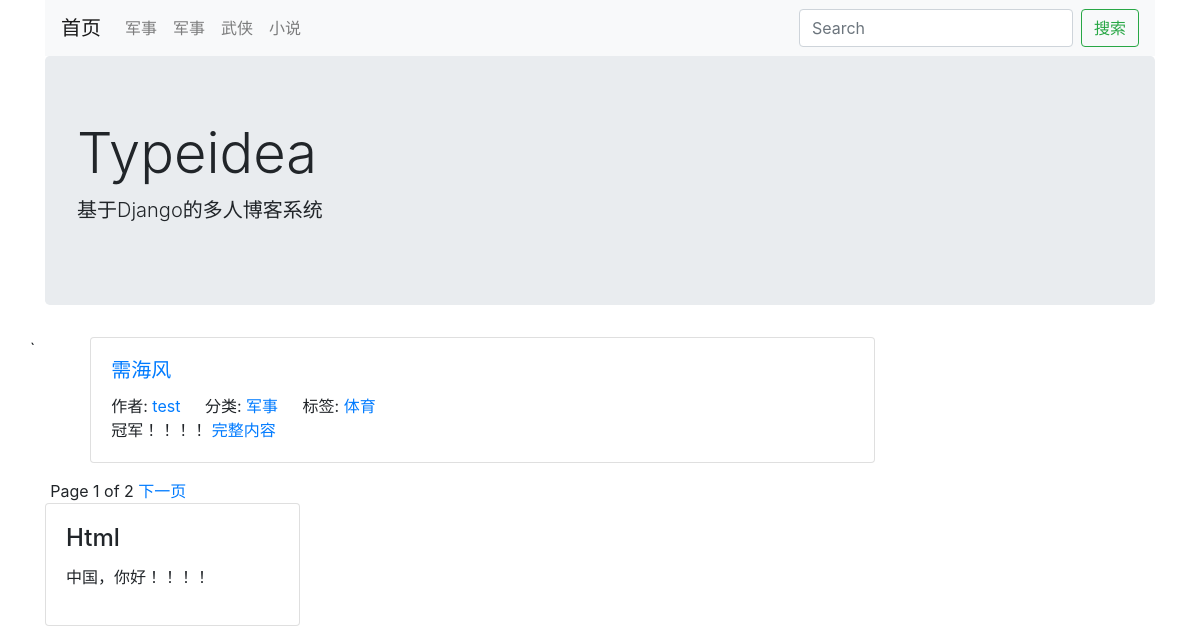
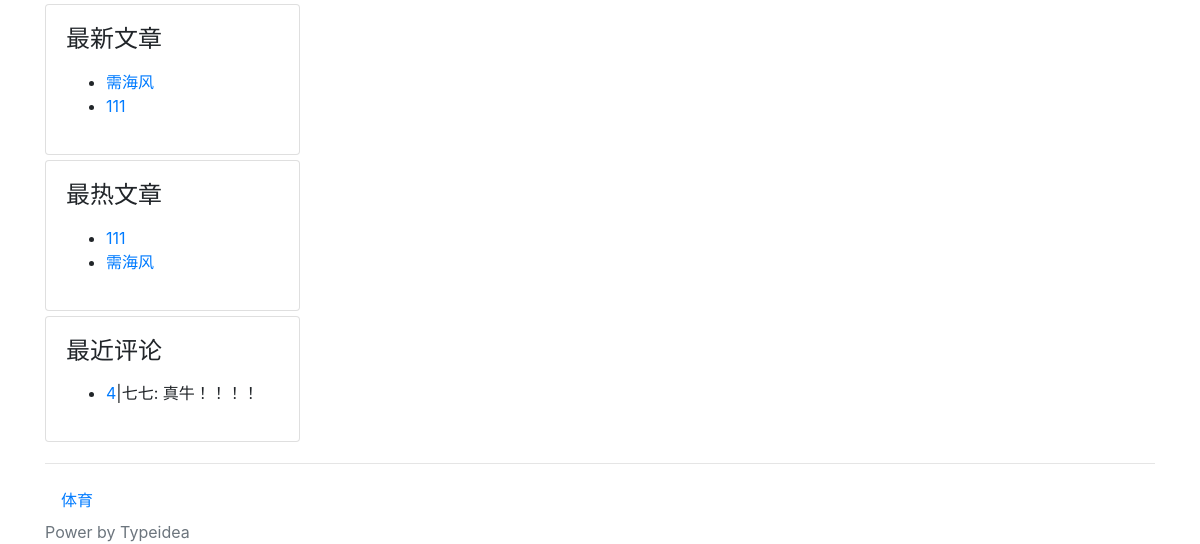
The app's page /, older data (2 pictures, top to bottom).
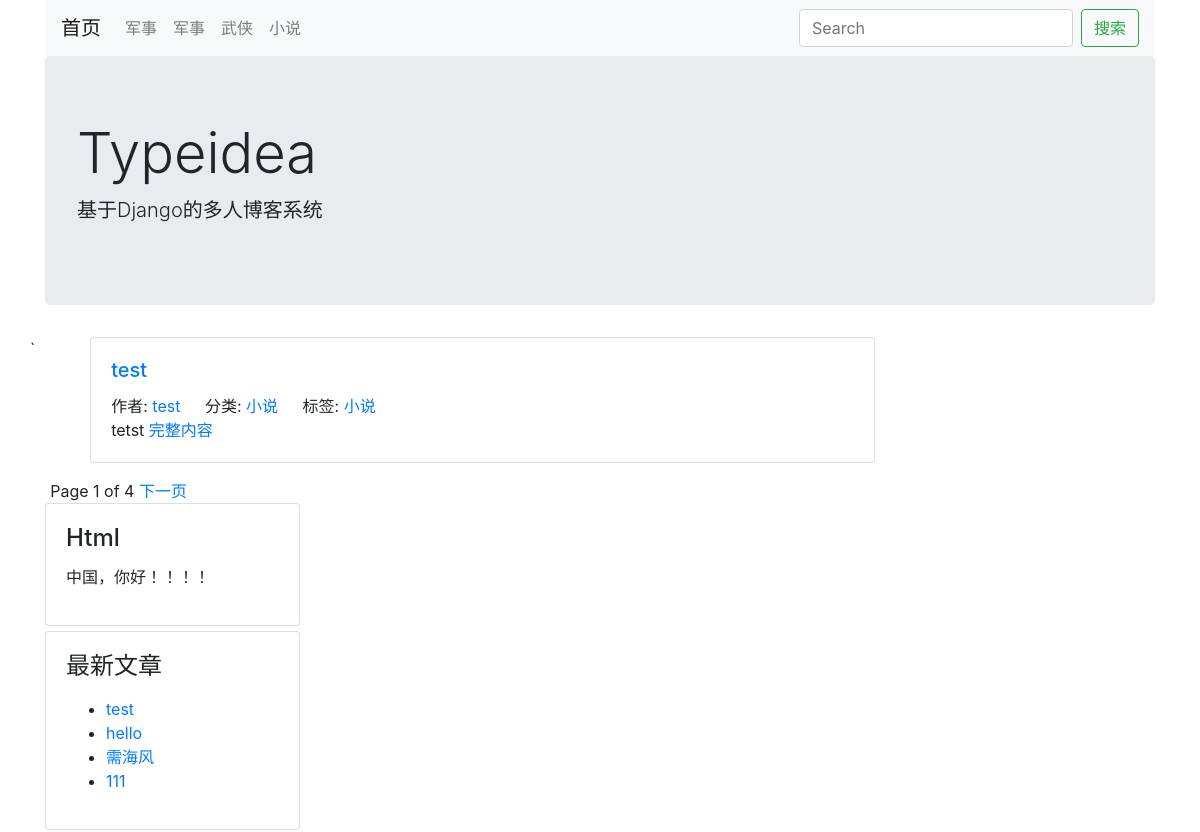
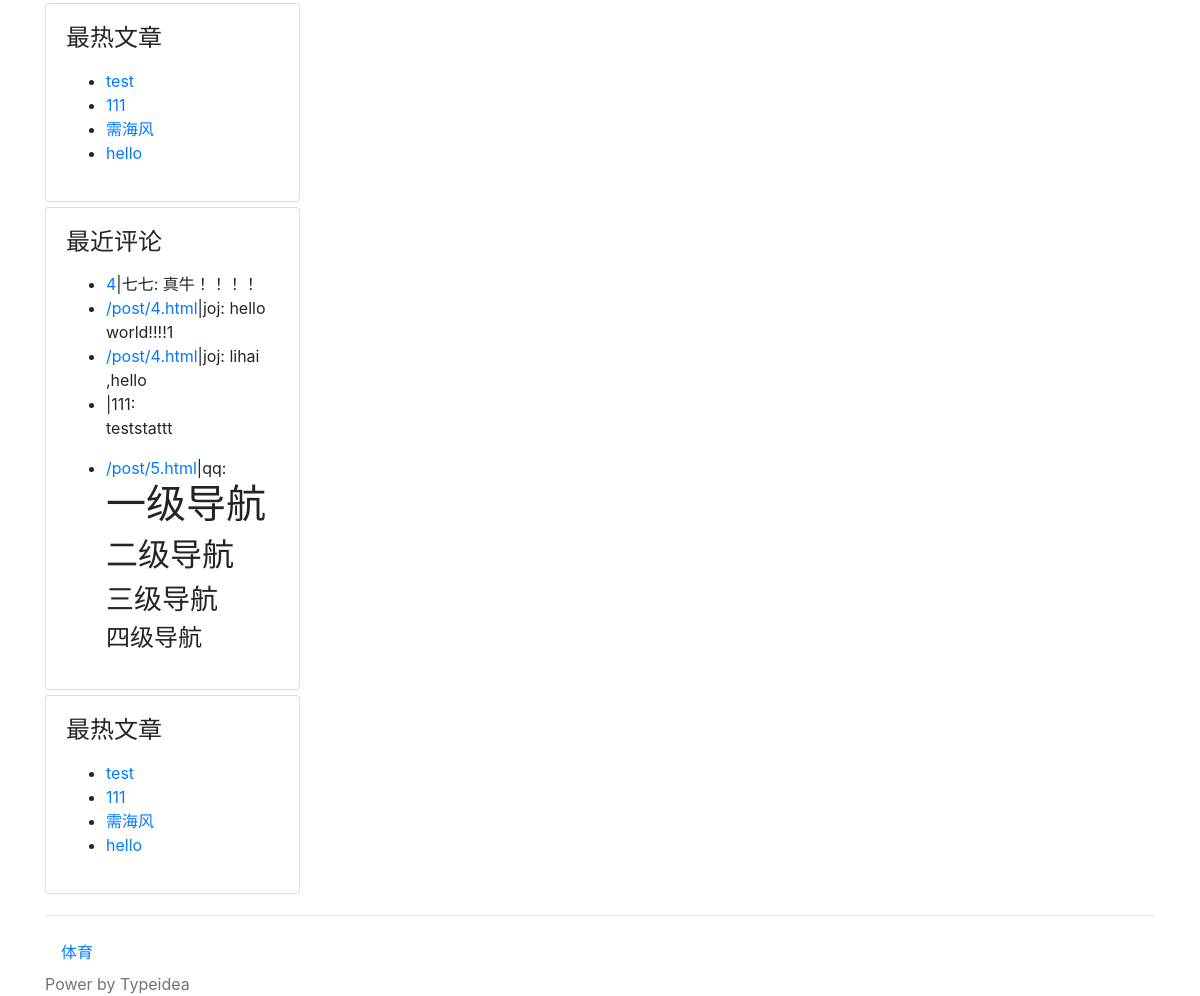
The same page, newer data (2 pictures, top to bottom).
### blog/models.py (models this page shows, shortened)
class Category(models.Model):
    STATUS_NORMAL = 1
    STATUA_DELETE = 0
    STATUS_ITEMS = (
        (STATUS_NORMAL, '正常'),
        (STATUA_DELETE, '删除'),
    )
    name = models.CharField(max_length=50, verbose_name='名称')
    status = models.PositiveIntegerField(default=STATUS_NORMAL,
                                         choices=STATUS_ITEMS, verbose_name='状态')
    is_nav = models.BooleanField(default=False, verbose_name='是否为导航')
    owner = models.ForeignKey(User, verbose_name='作者', on_delete=models.CASCADE)
    created_time = models.DateTimeField(auto_now_add=True, verbose_name='创建时间')
    class Meta:
        verbose_name = verbose_name_plural = '分类'
    @classmethod
    def get_nvas(cls):
        categories = cls.objects.filter(status=cls.STATUS_NORMAL)
        nav_categories = []
        normal_categories = []
        for cate in categories:
            if cate.is_nav:
                nav_categories.append(cate)
            else:
                normal_categories.append(cate)
        return {
            'navs': nav_categories,
            'categories': normal_categories
        }

class Post(models.Model):
    STATUS_NORMAL = 1
    STATUA_DELETE = 0
    STATUS_DRAFT = 2
    STATUS_ITEMS = (
        (STATUS_NORMAL, '正常'),
        (STATUA_DELETE, '删除'),
        (STATUS_DRAFT, '草稿'),
    )
    title = models.CharField(max_length=255, verbose_name='标题')
    desc = models.CharField(max_length=1024, blank=True, verbose_name='摘要')
    content = models.TextField(verbose_name='正文', help_text="正文必须为MarkDown格式")
    content_html = models.TextField(verbose_name='正文html代码', blank=True, editable=False)
    status = models.PositiveIntegerField(default=STATUS_NORMAL,
                                         choices=STATUS_ITEMS, verbose_name='状态')
    pv = models.PositiveIntegerField(default=1)
    uv = models.PositiveIntegerField(default=1)
    category = models.ForeignKey(Category, verbose_name='分类', on_delete=models.CASCADE)
    tag = models.ManyToManyField(Tag, verbose_name='标签')
    owner = models.ForeignKey(User, verbose_name='作者', on_delete=models.CASCADE)
    created_time = models.DateTimeField(auto_now_add=True, verbose_name='创建时间')
    class Meta:
        verbose_name = verbose_name_plural = '文章'
        ordering = ['-id']
    @classmethod
    def latest_posts(cls):
        queryset = cls.objects.filter(status=cls.STATUS_NORMAL)
        return queryset
    @classmethod
    def hot_posts(cls):
        return cls.objects.filter(status=cls.STATUS_NORMAL).order_by('-pv')

class Tag(models.Model):
    STATUS_NORMAL = 1
    STATUA_DELETE = 0
    STATUS_ITEMS = (
        (STATUS_NORMAL, '正常'),
        (STATUA_DELETE, '删除'),
    )
    name = models.CharField(max_length=10, verbose_name='名称')
    status = models.PositiveIntegerField(default=STATUS_NORMAL,
                                         choices=STATUS_ITEMS, verbose_name='状态')
    owner = models.ForeignKey(User, verbose_name='作者', on_delete=models.CASCADE)
    created_time = models.DateTimeField(auto_now_add=True, verbose_name='创建时间')
    class Meta:
        verbose_name = verbose_name_plural = '标签'

### config/models.py (models this page shows, shortened)
class SideBar(models.Model):
    DISPLAY_HTML = 1
    DISPLAY_LATEST = 2
    DISPLAY_HOT = 3
    DISPLAY_COMMENT = 4
    STATUS_SHOW = 1
    STATUS_HIDE = 0
    STATUS_ITEMS = (
        (STATUS_SHOW, '展示'),
        ('STATUS_HIDE', '隐藏'),
    )
    SIDE_TYPE = (
        (DISPLAY_HTML, 'HTML'),
        (DISPLAY_LATEST, '最新文章'),
        (DISPLAY_HOT, '最热文章'),
        (DISPLAY_COMMENT, '最近评论'),
    )
    title = models.CharField(max_length=50, verbose_name='标题')
    display_type = models.PositiveIntegerField(default=1, choices=SIDE_TYPE, verbose_name='展示类型')
    content = models.CharField(max_length=500, blank=True, verbose_name='内容')
    status = models.PositiveIntegerField(default=STATUS_SHOW, choices=STATUS_ITEMS, verbose_name='状态')
    owner = models.ForeignKey(User, verbose_name='作者', on_delete=models.CASCADE)
    created_time = models.DateTimeField(auto_now_add=True, verbose_name='创建时间')
    class Meta:
        verbose_name = verbose_name_plural = '侧边栏'
    @classmethod
    def get_all(cls):
        return cls.objects.filter(status=cls.STATUS_SHOW)
    @property
    def content_html(self):
        from blog.models import Post
        from comment.models import Comment
        result = ''
        if self.display_type == self.DISPLAY_HTML:
            result = self.content
        elif self.display_type == self.DISPLAY_LATEST:
            context = {
                'posts': Post.latest_posts()
            }
            result = render_to_string('config/blocks/sidebar_posts.html', context=context)
        elif self.display_type == self.DISPLAY_HOT:
            context = {
                'posts': Post.hot_posts()
            }
            result = render_to_string('config/blocks/sidebar_posts.html', context=context)
        elif self.display_type == self.DISPLAY_COMMENT:
            context = {
                'comments': Comment.objects.filter(status=Comment.STATUS_NORMAL)
            }
            result = render_to_string('config/blocks/sidebar_comments.html', context=context)
        return result

### comment/models.py (models this page shows, shortened)
class Comment(models.Model):
    STATUS_NORMAL = 1
    STATUS_DELETE = 0
    STATUS_ITEMS = (
        (STATUS_NORMAL, '正常'),
        (STATUS_DELETE, '删除'),
    )
    target = models.CharField(max_length=100, verbose_name='评论目标')
    content = models.CharField(max_length=2000, verbose_name='内容')
    nickname = models.CharField(max_length=50, verbose_name='昵称')
    website = models.URLField(verbose_name='网站')
    email = models.EmailField(verbose_name='邮箱')
    status = models.PositiveIntegerField(default=STATUS_NORMAL,
                                         choices=STATUS_ITEMS, verbose_name='状态')
    created_time = models.DateTimeField(auto_now_add=True, verbose_name='创建时间')
    class Meta:
        verbose_name = verbose_name_plural = '评论'

### blog/views.py (the view)
# urls.py: re_path(r'^$', IndexView.as_view(), name='index'),
class IndexView(CommonViewMixin, ListView):
    queryset = Post.latest_posts()
    paginate_by = 1
    context_object_name = 'post_list'
    template_name = 'blog/list.html'

### blog/views.py (called while the page is built)
    def get_context_data(self, **kwargs):
        context = super().get_context_data(**kwargs)
        context.update({
            'side_bars': SideBar.get_all(),
        })
        context.update(Category.get_nvas())
        return context

### thems/bootstrap/templates/blog/list.html (shortened to what this page needs)
{% extends "./base.html" %}
{% block main %}
    <ul>
        {% for post in post_list %}
            <div class="card post">
                <div class="card-body">
                    <h5 class="card-title"><a href="{% url 'post-detail' post.id %}">{{ post.title }}</a></h5>
                    <span class="card-link">作者: <a href="/author/{{ post.owner.id }}">{{ post.owner.username }}</a> </span>
                    <span class="card-link">分类: <a
                            href="{% url 'category-list' post.category.id %}">{{ post.category.name }}</a> </span>
                    <span class="card-link">标签:
                        {% for tag in post.tag.all %}
                            <a href="{% url 'tag-list' tag.id %}">{{ tag.name }}</a>
                        {% endfor %}
                </span>
                    <p class="card-text">{{ post.desc }} <a href="{% url 'post-detail' post.id %}">完整内容</a></p>
                </div>
            </div>
        {% endfor %}
    </ul>
    {% if page_obj %}
        Page {{ page_obj.number }} of {{ paginator.num_pages }}
        {% if page_obj.has_next %}
            <a href="?page={{ page_obj.next_page_number }}">下一页</a>
        {% endif %}
    {% endif %}
{% endblock %}

### thems/bootstrap/templates/blog/base.html (shortened to what this page needs)
{% load static %}
<!DOCTYPE html>
<html lang="en">
<head>
    <link rel="stylesheet" href="{% static 'css/bootstrap.css' %}">
</head>
<body>
<div class="container head">
    <nav class="navbar navbar-expand-lg navbar-light bg-light">
        <a class="navbar-brand" href="#">首页</a>
        <div class="collapse navbar-collapse" id="'navbarSupportedContent">
            <ul class="navbar-nav mr-auto">
                {% for cate in navs %}
                    <li class="nav-item">
                        <a href="{% url 'category-list' cate.id %}" class="nav-link">
                            {{ cate.name }}
                        </a>
                    </li>
                {% endfor %}
            </ul>
            <form class="form-inline my-2 my-lg-0" action="/search/" method="get">
                <input type="search" class="form-control mr-sm-2" placeholder="Search" aria-label="Search"
                       value="{{ keyword }}" name="keyword">
                <button class="btn btn-outline-success" type="submit">搜索</button>
            </form>
        </div>
    </nav>
    <div class="jumbotron">
        <h1 class="display-4">Typeidea</h1>
        <p class="lead">基于Django的多人博客系统</p>
    </div>
</div>
<div class="container main">
    <div class="row">`
        <div class="col-9 post-list">
            {% block main %}
            {% endblock %}
        </div>
        <div class="col-3">
            {% block sidebar %}
                {% for sidebar in side_bars %}
                    <div class="card sidebar post">
                        <div class="card-body">
                            <h4 class="card-title">{{ sidebar.title }}</h4>
                            <p>
                                {{ sidebar.content_html }}
                            </p>
                        </div>
                    </div>
                {% endfor %}
            {% endblock %}
        </div>
    </div>
</div>
<footer class="footer">
    {% block footer %}
        <div class="container">
            <hr>
            <nav class="nav category">
                {% for cate in categories %}
                    <a href="{% url 'category-list' cate.id %}" class="nav-link">{{ cate.name }}</a>
                {% endfor %}
            </nav>
        </div>
        <div class="container power">
            <span class="text-muted">Power by Typeidea</span>
        </div>
    {% endblock %}
</footer>
</body>
</html>

### thems/bootstrap/templates/config/blocks/sidebar_posts.html
<ul>
    {% for post in posts %}
        <li><a href="{% url 'post-detail' post.id %}">{{ post.title }}</a></li>
    {% endfor %}
</ul>

### thems/bootstrap/templates/config/blocks/sidebar_comments.html
<ul>
    {% for comment in comments %}
        <li>
            <a href="{{ comment.target }}">{{ comment.target }}</a>|{{ comment.nickname }}:{% autoescape off %}
            {{ comment.content }}{% endautoescape %}
        </li>
    {% endfor %}
</ul>

Row changes from the older to the newer data that the page shows:
no longer on one of the page's lists (row unchanged): Post: title "需海风", owner.username "test", category.name "军事", desc "冠军！！！！"
added Post: title "test", owner.username "test", category.name "小说", desc "tetst"
now on this page (row unchanged): Tag: name "小说", shown under "test"
added Post: title "hello"
computed for Post "需海风": loses Tag (name "体育")
added Comment: target "/post/4.html", nickname "joj", content "hello world!!!!1", shown under SideBar "最近评论"
added Comment: target "/post/4.html", nickname "joj", content "lihai ,hello", shown under SideBar "最近评论"
added Comment: nickname "111", content "teststattt", shown under SideBar "最近评论"
added Comment: target "/post/5.html", nickname "qq", content "一级导航 二级导航 三级导航 四级导航", shown under SideBar "最近评论"
added SideBar: title "最热文章", Post (title "111"), Post (title "需海风")
Text that changed along with them:
{{ paginator.num_pages }}: "2" → "4"
